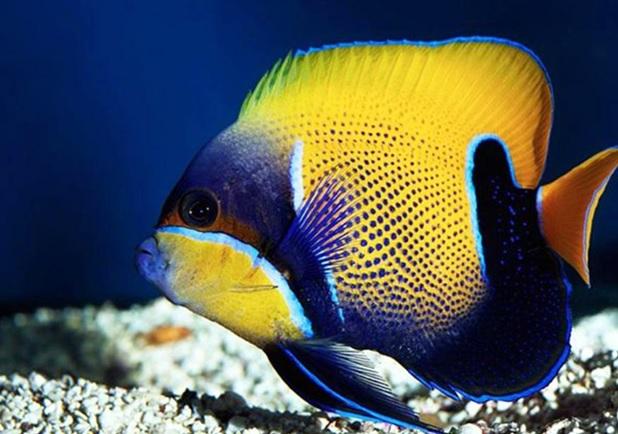
#> input picture PEZCIRUJANO.jpg, 618 x 434 px
$ python test.py
#> lines starting #> are read from the running program, lines starting #| are printed output that depends on the picture
from PIL import Image
import os

# Get the current working directory (where the script is located)
current_directory = os.getcwd()

# Ask the user for the path to the input image
input_image_path = input("Enter the path to the input image: ")
#> the answer given: ../PEZCIRUJANO.jpg

# Construct the full file path for the input image
input_path = os.path.join(current_directory, input_image_path)

# Verify if the input file exists
if not os.path.exists(input_path):
    print("Error: The specified file does not exist.")
else:
    # Specify the output directory
    output_directory = os.path.join(current_directory, "output_images")

    # Create the output directory if it doesn't exist
    if not os.path.exists(output_directory):
        os.makedirs(output_directory)

    # Open the image using Pillow
    img = Image.open(input_path)
#> img is the input picture: PIL image 618x434 RGB; mean R, G, B 83.7, 89.5, 86

    # Resize the image to 24x24 pixels
    img_resized = img.resize((24, 24))
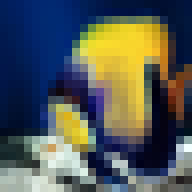
#> img_resized: PIL image 24x24 RGB (shown 8 times larger); mean R, G, B 83.8, 89.4, 85.9

    # Construct the full file path for the output image
    output_file_name = os.path.basename(input_path)
    output_path = os.path.join(output_directory, output_file_name)

    # Save the resized image
    img_resized.save(output_path)

    print(
        f"Resized {output_file_name} to 24x24 pixels and saved to {output_path}")
